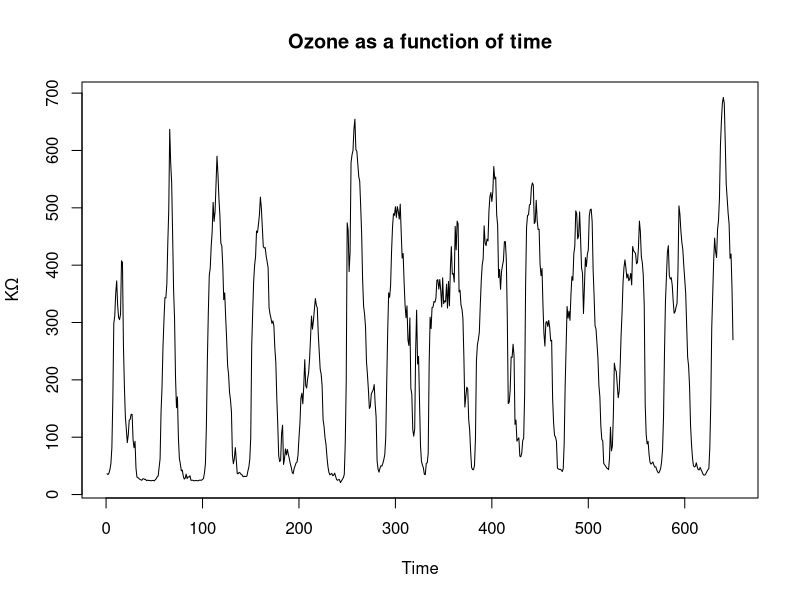
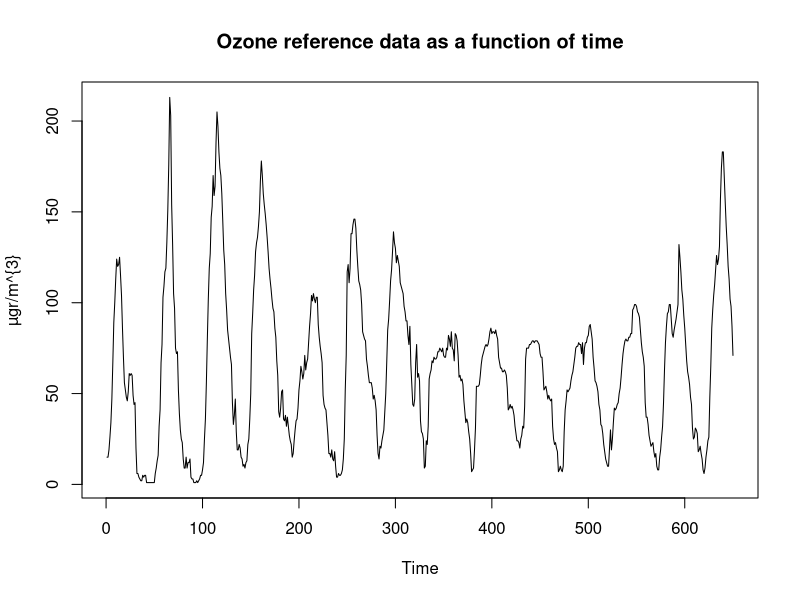
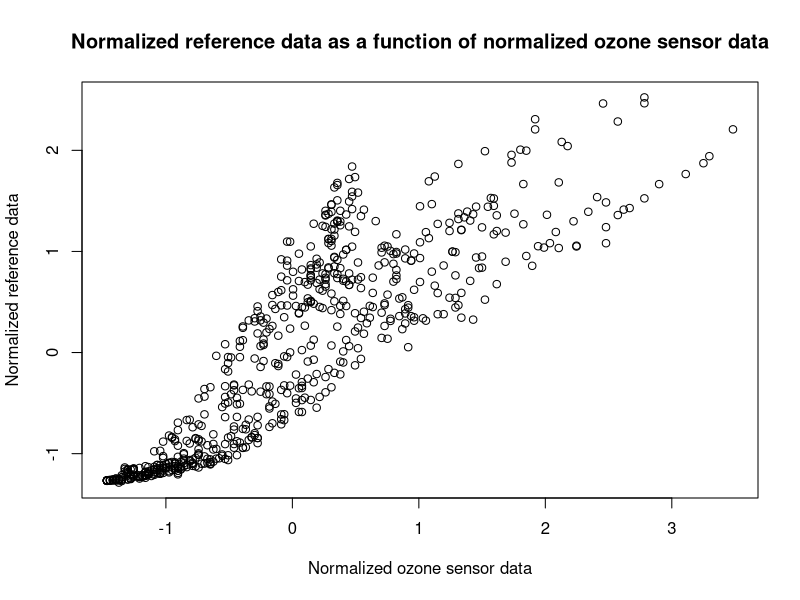
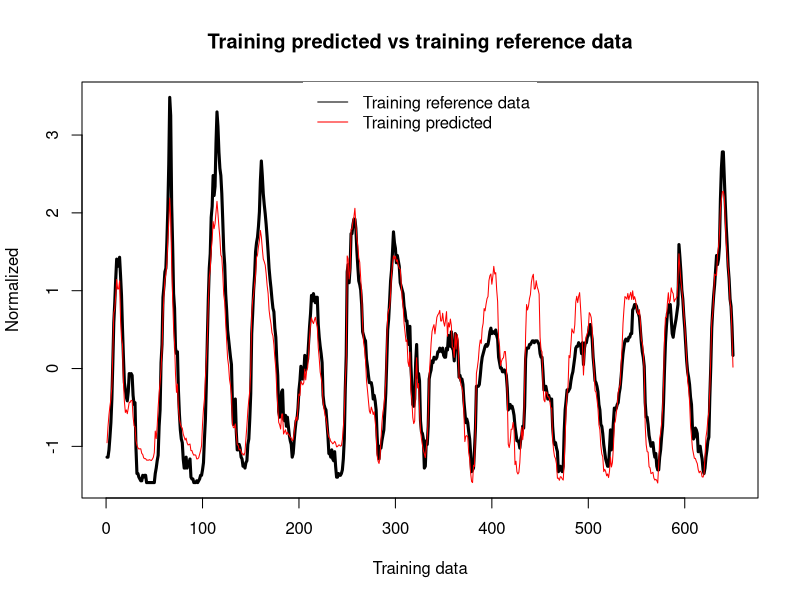
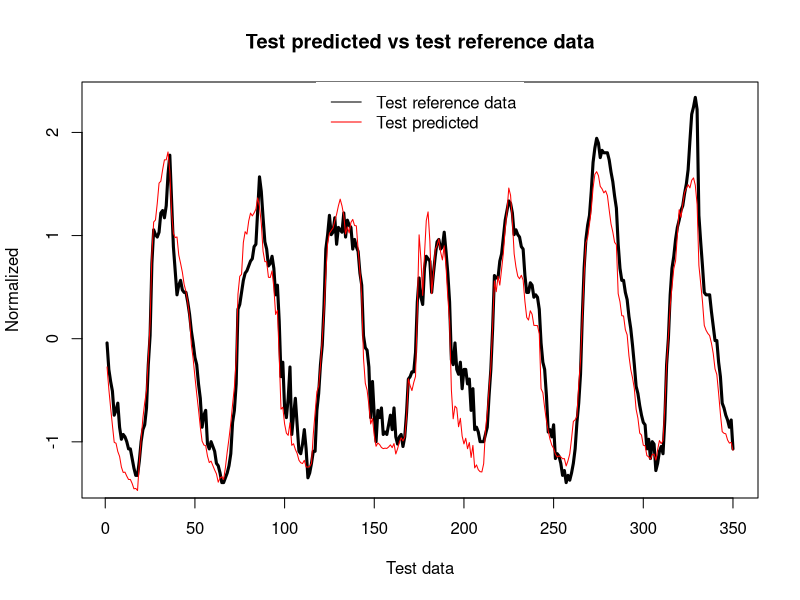
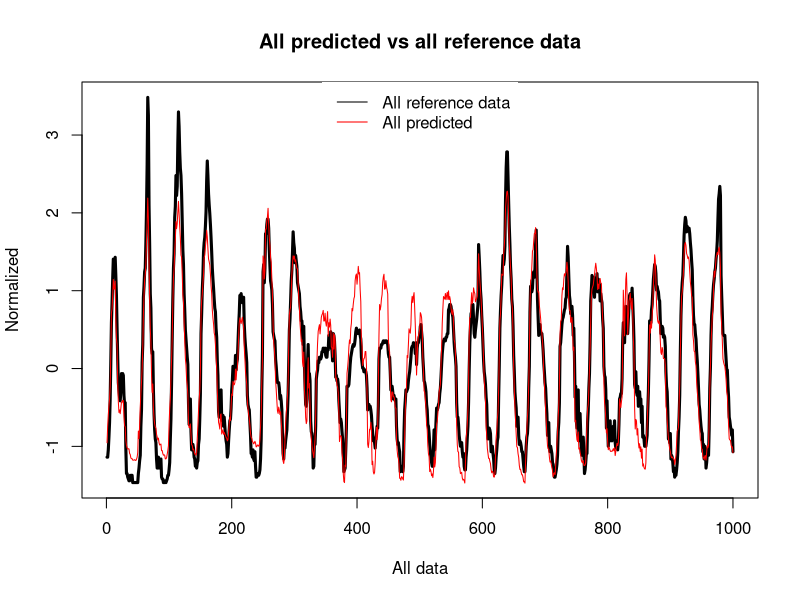
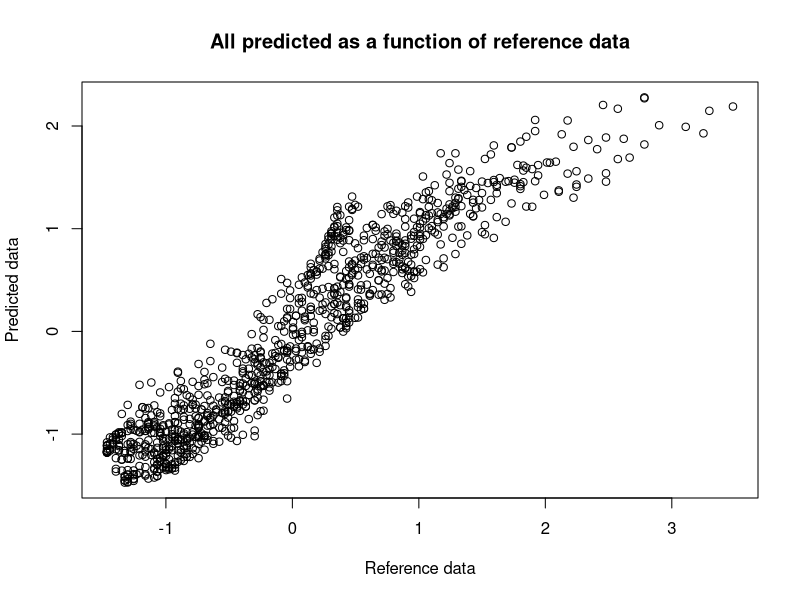
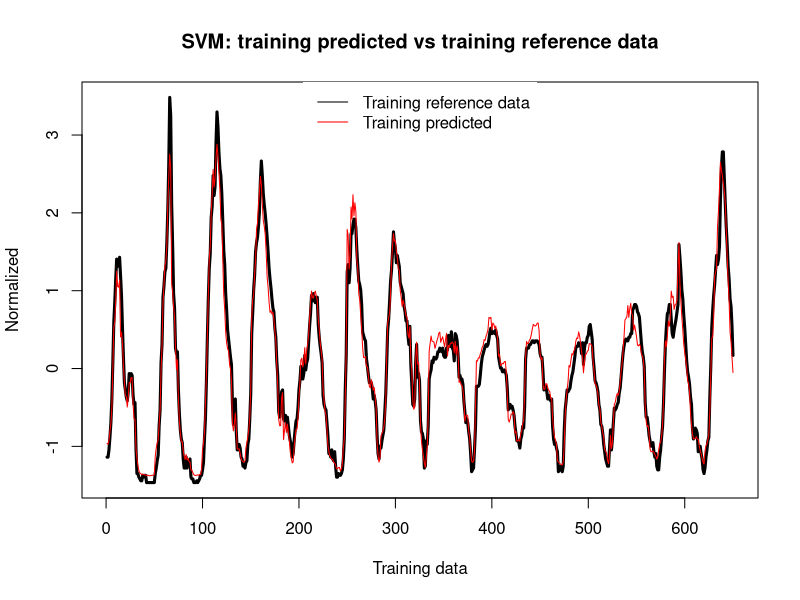

Reproduce these figures in R, in order.
## ---- chunk 1
knitr::opts_chunk$set(echo = TRUE)
## ---- chunk 2

training_set <- read.csv("datos_MGTN.csv", nrows=650, header=FALSE)

test_set <- read.csv("datos_MGTN.csv", skip=650, header=FALSE)

## ---- chunk 3

ozone_training <- training_set[,"V2"]
resistor_training <- training_set[,"V3"]
temperature_training <- training_set[,"V4"]
humidity_training <- training_set[,"V5"]

ozone_test <- test_set[,"V2"]
resistor_test <- test_set[,"V3"]
temperature_test <- test_set[,"V4"]
humidity_test <- test_set[,"V5"]

## ---- chunk 4

plot(resistor_training,
     type="l",
     main="Ozone as a function of time",
     xlab="Time",
     ylab="KΩ"
)

plot(ozone_training,
     type="l",
     main="Ozone reference data as a function of time",
     xlab="Time",
     ylab="µgr/m^{3}"
)

## ---- chunk 5

n_training <- length(ozone_training)
n_test <- length(ozone_test)
n_tot <- n_training + n_test


# Find means and standard deviation.

mean_temperature_training <- mean(temperature_training)
sd_temperature_training <- sd(temperature_training)

mean_ozone_training <- mean(ozone_training)
sd_ozone_training <- sd(ozone_training)

mean_resistor_training <- mean(resistor_training)
sd_resistor_training <- sd(resistor_training)

mean_humidity_training <- mean(humidity_training)
sd_humidity_training <- sd(humidity_training)

temp_norm_training_set <- array(dim=n_training)
ozone_norm_training_set <- array(dim=n_training)
resistor_norm_training_set <- array(dim=n_training)
humidity_norm_training_set <- array(dim=n_training)

# Normalize: subtract the mean and devide by the standard deviation.
for (i in 1:n_training) {
    temp_norm_training_set[i] <- (temperature_training[i] - mean_temperature_training) / sd_temperature_training
    
    ozone_norm_training_set[i] <- (ozone_training[i] - mean_ozone_training) / sd_ozone_training
    
    resistor_norm_training_set[i] <- (resistor_training[i] - mean_resistor_training) / sd_resistor_training
    
    humidity_norm_training_set[i] <- (humidity_training[i] - mean_humidity_training) / sd_humidity_training
    
}

temp_norm_test_set <- array(dim=n_test)
ozone_norm_test_set <- array(dim=n_test)
resistor_norm_test_set <- array(dim=n_test)
humidity_norm_test_set <- array(dim=n_test)

for (i in 1:n_test) {
    temp_norm_test_set[i] <- (temperature_test[i] - mean_temperature_training) / sd_temperature_training
    
    ozone_norm_test_set[i] <- (ozone_test[i] - mean_ozone_training) / sd_ozone_training
    
    resistor_norm_test_set[i] <- (resistor_test[i] - mean_resistor_training) / sd_resistor_training
    
    humidity_norm_test_set[i] <- (humidity_test[i] - mean_humidity_training) / sd_humidity_training
}

## ---- chunk 6

plot(ozone_norm_training_set,
     resistor_norm_training_set,
     main="Normalized reference data as a function of normalized ozone sensor data",
     xlab="Normalized ozone sensor data",
     ylab="Normalized reference data"
)

## ---- chunk 7

# Multiple linear regression.
fit_ozone_norm <- lm(ozone_norm_training_set ~ temp_norm_training_set + resistor_norm_training_set + humidity_norm_training_set)

summary(fit_ozone_norm)


# Predict the training data.
ozone_predicted <- predict(fit_ozone_norm)

# Obtain the RMSE.
RMSE <- 0
for (i in 1:n_training) {
    RMSE <- RMSE + (ozone_predicted[i]*sd_ozone_training + mean_ozone_training - ozone_training[i])**2
}
RMSE <- sqrt(1/n_training * RMSE)
print(RMSE)

## ---- chunk 8

# Predict the test data.
data_norm_test_set <- data.frame(c(temp_norm_test_set), c(resistor_norm_test_set), c(humidity_norm_test_set))

# The renaming has to take place in order to make the function work.
colnames(data_norm_test_set) <- c("temp_norm_training_set", "resistor_norm_training_set", "humidity_norm_training_set")

test_data_prediction <- predict(fit_ozone_norm, newdata=data_norm_test_set)


# Denormalize the prediction data.
denomarlized_predicted_test <- array(dim=n_test)

for (i in 1:n_test) {
    denomarlized_predicted_test[i] <- test_data_prediction[i]*sd_ozone_training+mean_ozone_training
}


# Obtain the RMSE.
RMSE <- 0
for (i in 1:n_test) {
    RMSE <- RMSE + (denomarlized_predicted_test[i] - ozone_test[i])**2
}
RMSE = sqrt(1/n_test * RMSE)
print(RMSE)


# Obtain the R-squared.
top <- 0
bottom <- 0
mean_ozone_test <- mean(ozone_test)
for (i in 1:n_test) {
    top <- top + (denomarlized_predicted_test[i] - ozone_test[i])**2
    bottom <- bottom + (mean_ozone_test - ozone_test[i])**2
}
r_squared_test_set <- 1 - top/bottom
print(r_squared_test_set)

## ---- chunk 9

# Training predicted vs training reference data.

plot(ozone_norm_training_set,
     type="l",
     lwd=3,
     main="Training predicted vs training reference data",
     ylab="Normalized",
     xlab="Training data"
)
lines(ozone_predicted, col="red")
legend(x="top",
       legend=c("Training reference data", "Training predicted"),
       col=c("black", "red"),
       lty=1:1,
       cex=1.0,
       box.lty=0
)


# Test predicted vs test refence data.

plot(ozone_norm_test_set,
     type="l",
     lwd=3,
     main="Test predicted vs test reference data",
     ylab="Normalized",
     xlab="Test data"
)
lines(test_data_prediction, col="red")
legend(x="top",
       legend=c("Test reference data", "Test predicted"),
       col=c("black", "red"),
       lty=1:1,
       cex=1.0,
       box.lty=0
)


# All data.

all_pred <- array(dim=n_tot)
all_actual <- array(dim=n_tot)

for (i in 1:n_training) {
    all_pred[i] <- ozone_predicted[i]
    all_actual[i] <- ozone_norm_training_set[i]
}
for (i in 1:n_test) {
    all_pred[n_training+i] <- test_data_prediction[i]
    all_actual[n_training+i] <- ozone_norm_test_set[i]
}

plot(all_actual,
     type="l",
     lwd=3,
     main="All predicted vs all reference data",
     ylab="Normalized",
     xlab="All data"
)
lines(all_pred, col="red")
legend(x="top",
       legend=c("All reference data", "All predicted"),
       col=c("black", "red"),
       lty=1:1,
       cex=1.0,
       box.lty=0
)


plot(all_actual,
     all_pred,
     main="All predicted as a function of reference data",
     xlab="Reference data",
     ylab="Predicted data",
)

## ---- chunk 10

library(e1071)

fit_ozone_norm_svm <- svm(ozone_norm_training_set ~ temp_norm_training_set + resistor_norm_training_set + humidity_norm_training_set)


# Training data.

pred_svm <- predict(fit_ozone_norm_svm)

plot(ozone_norm_training_set,
     type="l",
     lwd=3,
     main="SVM: training predicted vs training reference data",
     ylab="Normalized",
     xlab="Training data"
)
lines(pred_svm, col="red")
legend(x="top",
       legend=c("Training reference data", "Training predicted"),
       col=c("black", "red"),
       lty=1:1,
       cex=1.0,
       box.lty=0
)

denomarlized_predicted_training_svm <- array(dim=n_training)

for (i in 1:n_training) {
    denomarlized_predicted_training_svm[i] <- pred_svm[i]*sd_ozone_training+mean_ozone_training
}


for (i in 1:n_training) {
    RMSE <- RMSE + (denomarlized_predicted_training_svm[i] - ozone_training[i])**2
    top <- top + (denomarlized_predicted_training_svm[i] - ozone_training[i])**2
    bottom <- bottom + (mean_ozone_training - ozone_training[i])**2
}

r_squared_training_svm <- 1 - top/bottom
RMSE_training_svm <- sqrt(1/n_training * RMSE)

print("SVM: TRAINING DATA")
print(r_squared_training_svm)
print(RMSE_training_svm)
print("")



# Test data.

pred_svm_test <- predict(fit_ozone_norm_svm, data_norm_test_set)

plot(ozone_norm_test_set,
     type="l",
     lwd=3,
     main="SVM: test predicted vs test reference data",
     ylab="Normalized",
     xlab="Test data"
)
lines(pred_svm_test, col="red")
legend(x="top",
       legend=c("Test reference data", "Test predicted"),
       col=c("black", "red"),
       lty=1:1,
       cex=1.0,
       box.lty=0
)

denomarlized_predicted_test_svm <- array(dim=n_test)
for (i in 1:n_test) {
    denomarlized_predicted_test_svm[i] <- pred_svm_test[i]*sd_ozone_training+mean_ozone_training
}


RMSE <- 0
for (i in 1:n_test) {
    RMSE <- RMSE + (denomarlized_predicted_test_svm[i] - ozone_test[i])**2
    top <- top + (denomarlized_predicted_test_svm[i] - ozone_test[i])**2
    bottom <- bottom + (mean_ozone_test - ozone_test[i])**2
}

r_squared_test_svm <- 1 - top/bottom
RMSE_test_svm <- sqrt(1/650 * RMSE)

print("SVM: TEST DATA")
print(r_squared_test_svm)
print(RMSE_test_svm)



# All data.

all_pred_svm <- array(dim=n_tot)
all_actual_svm <- array(dim=n_tot)
for (i in 1:n_training) {
    all_pred_svm[i] <- pred_svm[i]
    all_actual_svm[i] <- ozone_norm_training_set[i]
}
for (i in 1:n_test) {
    all_pred_svm[n_training+i] <- pred_svm_test[i]
    all_actual_svm[n_training+i] <- ozone_norm_test_set[i]
}
plot(all_actual_svm,
     type="l",
     lwd=3,
     main="SVM: all predicted vs all reference data",
     ylab="Normalized",
     xlab="All data"
     )
lines(all_pred_svm, col="red")
legend(x="top",
       legend=c("All reference data", "All predicted"),
       col=c("black", "red"),
       lty=1:1,
       cex=1.0,
       box.lty=0
)
